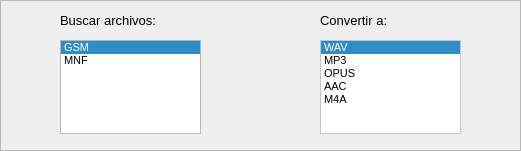
   <widget class="QFrame" name="down_frame">
    <property name="geometry">
     <rect>
      <x>10</x>
      <y>310</y>
      <width>521</width>
      <height>151</height>
     </rect>
    </property>
    <property name="frameShape">
     <enum>QFrame::StyledPanel</enum>
    </property>
    <property name="frameShadow">
     <enum>QFrame::Raised</enum>
    </property>
    <widget class="QLabel" name="output_format_label">
     <property name="enabled">
      <bool>true</bool>
     </property>
     <property name="geometry">
      <rect>
       <x>320</x>
       <y>10</y>
       <width>141</width>
       <height>21</height>
      </rect>
     </property>
     <property name="palette">
      <palette>
       <active>
        <colorrole role="WindowText">
         <brush brushstyle="SolidPattern">
          <color alpha="255">
           <red>31</red>
           <green>31</green>
           <blue>31</blue>
          </color>
         </brush>
        </colorrole>
        <colorrole role="Button">
         <brush brushstyle="SolidPattern">
          <color alpha="255">
           <red>255</red>
           <green>255</green>
           <blue>255</blue>
          </color>
         </brush>
        </colorrole>
        <colorrole role="Text">
         <brush brushstyle="SolidPattern">
          <color alpha="255">
           <red>31</red>
           <green>31</green>
           <blue>31</blue>
          </color>
         </brush>
        </colorrole>
        <colorrole role="Base">
         <brush brushstyle="SolidPattern">
          <color alpha="255">
           <red>255</red>
           <green>255</green>
           <blue>255</blue>
          </color>
         </brush>
        </colorrole>
        <colorrole role="Window">
         <brush brushstyle="SolidPattern">
          <color alpha="255">
           <red>255</red>
           <green>255</green>
           <blue>255</blue>
          </color>
         </brush>
        </colorrole>
       </active>
       <inactive>
        <colorrole role="WindowText">
         <brush brushstyle="SolidPattern">
          <color alpha="255">
           <red>0</red>
           <green>0</green>
           <blue>0</blue>
          </color>
         </brush>
        </colorrole>
        <colorrole role="Button">
         <brush brushstyle="SolidPattern">
          <color alpha="255">
           <red>255</red>
           <green>255</green>
           <blue>255</blue>
          </color>
         </brush>
        </colorrole>
        <colorrole role="Text">
         <brush brushstyle="SolidPattern">
          <color alpha="255">
           <red>67</red>
           <green>67</green>
           <blue>67</blue>
          </color>
         </brush>
        </colorrole>
        <colorrole role="Base">
         <brush brushstyle="SolidPattern">
          <color alpha="255">
           <red>255</red>
           <green>255</green>
           <blue>255</blue>
          </color>
         </brush>
        </colorrole>
        <colorrole role="Window">
         <brush brushstyle="SolidPattern">
          <color alpha="255">
           <red>255</red>
           <green>255</green>
           <blue>255</blue>
          </color>
         </brush>
        </colorrole>
       </inactive>
       <disabled>
        <colorrole role="WindowText">
         <brush brushstyle="SolidPattern">
          <color alpha="255">
           <red>136</red>
           <green>136</green>
           <blue>136</blue>
          </color>
         </brush>
        </colorrole>
        <colorrole role="Button">
         <brush brushstyle="SolidPattern">
          <color alpha="255">
           <red>255</red>
           <green>255</green>
           <blue>255</blue>
          </color>
         </brush>
        </colorrole>
        <colorrole role="Text">
         <brush brushstyle="SolidPattern">
          <color alpha="255">
           <red>136</red>
           <green>136</green>
           <blue>136</blue>
          </color>
         </brush>
        </colorrole>
        <colorrole role="Base">
         <brush brushstyle="SolidPattern">
          <color alpha="255">
           <red>255</red>
           <green>255</green>
           <blue>255</blue>
          </color>
         </brush>
        </colorrole>
        <colorrole role="Window">
         <brush brushstyle="SolidPattern">
          <color alpha="255">
           <red>255</red>
           <green>255</green>
           <blue>255</blue>
          </color>
         </brush>
        </colorrole>
       </disabled>
      </palette>
     </property>
     <property name="font">
      <font>
       <family>Microsoft JhengHei UI</family>
       <pointsize>10</pointsize>
       <weight>50</weight>
       <bold>false</bold>
      </font>
     </property>
     <property name="styleSheet">
      <string notr="true"/>
     </property>
     <property name="text">
      <string>Convertir a:</string>
     </property>
    </widget>
    <widget class="QListWidget" name="input_format_text">
     <property name="enabled">
      <bool>true</bool>
     </property>
     <property name="geometry">
      <rect>
       <x>60</x>
       <y>40</y>
       <width>141</width>
       <height>94</height>
      </rect>
     </property>
     <property name="font">
      <font>
       <family>Microsoft JhengHei UI</family>
       <pointsize>8</pointsize>
       <underline>false</underline>
      </font>
     </property>
     <property name="autoFillBackground">
      <bool>false</bool>
     </property>
     <property name="batchSize">
      <number>110</number>
     </property>
     <property name="currentRow">
      <number>0</number>
     </property>
     <item>
      <property name="text">
       <string>GSM</string>
      </property>
     </item>
     <item>
      <property name="text">
       <string>MNF</string>
      </property>
     </item>
    </widget>
    <widget class="QListWidget" name="output_format_text">
     <property name="enabled">
      <bool>true</bool>
     </property>
     <property name="geometry">
      <rect>
       <x>320</x>
       <y>40</y>
       <width>141</width>
       <height>94</height>
      </rect>
     </property>
     <property name="palette">
      <palette>
       <active>
        <colorrole role="WindowText">
         <brush brushstyle="SolidPattern">
          <color alpha="255">
           <red>31</red>
           <green>31</green>
           <blue>31</blue>
          </color>
         </brush>
        </colorrole>
        <colorrole role="Button">
         <brush brushstyle="SolidPattern">
          <color alpha="255">
           <red>255</red>
           <green>255</green>
           <blue>255</blue>
          </color>
         </brush>
        </colorrole>
        <colorrole role="Text">
         <brush brushstyle="SolidPattern">
          <color alpha="255">
           <red>31</red>
           <green>31</green>
           <blue>31</blue>
          </color>
         </brush>
        </colorrole>
        <colorrole role="Base">
         <brush brushstyle="SolidPattern">
          <color alpha="255">
           <red>255</red>
           <green>255</green>
           <blue>255</blue>
          </color>
         </brush>
        </colorrole>
        <colorrole role="Window">
         <brush brushstyle="SolidPattern">
          <color alpha="255">
           <red>255</red>
           <green>255</green>
           <blue>255</blue>
          </color>
         </brush>
        </colorrole>
       </active>
       <inactive>
        <colorrole role="WindowText">
         <brush brushstyle="SolidPattern">
          <color alpha="255">
           <red>0</red>
           <green>0</green>
           <blue>0</blue>
          </color>
         </brush>
        </colorrole>
        <colorrole role="Button">
         <brush brushstyle="SolidPattern">
          <color alpha="255">
           <red>255</red>
           <green>255</green>
           <blue>255</blue>
          </color>
         </brush>
        </colorrole>
        <colorrole role="Text">
         <brush brushstyle="SolidPattern">
          <color alpha="255">
           <red>0</red>
           <green>0</green>
           <blue>0</blue>
          </color>
         </brush>
        </colorrole>
        <colorrole role="Base">
         <brush brushstyle="SolidPattern">
          <color alpha="255">
           <red>255</red>
           <green>255</green>
           <blue>255</blue>
          </color>
         </brush>
        </colorrole>
        <colorrole role="Window">
         <brush brushstyle="SolidPattern">
          <color alpha="255">
           <red>255</red>
           <green>255</green>
           <blue>255</blue>
          </color>
         </brush>
        </colorrole>
       </inactive>
       <disabled>
        <colorrole role="WindowText">
         <brush brushstyle="SolidPattern">
          <color alpha="255">
           <red>120</red>
           <green>120</green>
           <blue>120</blue>
          </color>
         </brush>
        </colorrole>
        <colorrole role="Button">
         <brush brushstyle="SolidPattern">
          <color alpha="255">
           <red>255</red>
           <green>255</green>
           <blue>255</blue>
          </color>
         </brush>
        </colorrole>
        <colorrole role="Text">
         <brush brushstyle="SolidPattern">
          <color alpha="255">
           <red>136</red>
           <green>136</green>
           <blue>136</blue>
          </color>
         </brush>
        </colorrole>
        <colorrole role="Base">
         <brush brushstyle="SolidPattern">
          <color alpha="255">
           <red>255</red>
           <green>255</green>
           <blue>255</blue>
          </color>
         </brush>
        </colorrole>
        <colorrole role="Window">
         <brush brushstyle="SolidPattern">
          <color alpha="255">
           <red>255</red>
           <green>255</green>
           <blue>255</blue>
          </color>
         </brush>
        </colorrole>
       </disabled>
      </palette>
     </property>
     <property name="font">
      <font>
       <family>Microsoft YaHei UI</family>
       <pointsize>8</pointsize>
      </font>
     </property>
     <property name="currentRow">
      <number>0</number>
     </property>
     <item>
      <property name="text">
       <string>WAV</string>
      </property>
     </item>
     <item>
      <property name="text">
       <string>MP3</string>
      </property>
     </item>
     <item>
      <property name="text">
       <string>OPUS</string>
      </property>
     </item>
     <item>
      <property name="text">
       <string>AAC</string>
      </property>
     </item>
     <item>
      <property name="text">
       <string>M4A</string>
      </property>
     </item>
    </widget>
    <widget class="QPushButton" name="start_button">
     <property name="geometry">
      <rect>
       <x>230</x>
       <y>56</y>
       <width>61</width>
       <height>61</height>
      </rect>
     </property>
     <property name="sizePolicy">
      <sizepolicy hsizetype="Fixed" vsizetype="Fixed">
       <horstretch>0</horstretch>
       <verstretch>0</verstretch>
      </sizepolicy>
     </property>
     <property name="autoFillBackground">
      <bool>false</bool>
     </property>
     <property name="styleSheet">
      <string notr="true"/>
     </property>
     <property name="text">
      <string/>
     </property>
     <property name="icon">
      <iconset>
       <normaloff>convert.svg</normaloff>convert.svg</iconset>
     </property>
     <property name="iconSize">
      <size>
       <width>50</width>
       <height>50</height>
      </size>
     </property>
     <property name="autoRepeat">
      <bool>false</bool>
     </property>
     <property name="autoDefault">
      <bool>false</bool>
     </property>
     <property name="default">
      <bool>false</bool>
     </property>
     <property name="flat">
      <bool>true</bool>
     </property>
    </widget>
    <widget class="QLabel" name="input_format_label">
     <property name="enabled">
      <bool>true</bool>
     </property>
     <property name="geometry">
      <rect>
       <x>60</x>
       <y>10</y>
       <width>141</width>
       <height>21</height>
      </rect>
     </property>
     <property name="palette">
      <palette>
       <active>
        <colorrole role="WindowText">
         <brush brushstyle="SolidPattern">
          <color alpha="255">
           <red>31</red>
           <green>31</green>
           <blue>31</blue>
          </color>
         </brush>
        </colorrole>
        <colorrole role="Button">
         <brush brushstyle="SolidPattern">
          <color alpha="255">
           <red>255</red>
           <green>255</green>
           <blue>255</blue>
          </color>
         </brush>
        </colorrole>
        <colorrole role="Text">
         <brush brushstyle="SolidPattern">
          <color alpha="255">
           <red>31</red>
           <green>31</green>
           <blue>31</blue>
          </color>
         </brush>
        </colorrole>
        <colorrole role="Base">
         <brush brushstyle="SolidPattern">
          <color alpha="255">
           <red>255</red>
           <green>255</green>
           <blue>255</blue>
          </color>
         </brush>
        </colorrole>
        <colorrole role="Window">
         <brush brushstyle="SolidPattern">
          <color alpha="255">
           <red>255</red>
           <green>255</green>
           <blue>255</blue>
          </color>
         </brush>
        </colorrole>
       </active>
       <inactive>
        <colorrole role="WindowText">
         <brush brushstyle="SolidPattern">
          <color alpha="255">
           <red>0</red>
           <green>0</green>
           <blue>0</blue>
          </color>
         </brush>
        </colorrole>
        <colorrole role="Button">
         <brush brushstyle="SolidPattern">
          <color alpha="255">
           <red>255</red>
           <green>255</green>
           <blue>255</blue>
          </color>
         </brush>
        </colorrole>
        <colorrole role="Text">
         <brush brushstyle="SolidPattern">
          <color alpha="255">
           <red>67</red>
           <green>67</green>
           <blue>67</blue>
          </color>
         </brush>
        </colorrole>
        <colorrole role="Base">
         <brush brushstyle="SolidPattern">
          <color alpha="255">
           <red>255</red>
           <green>255</green>
           <blue>255</blue>
          </color>
         </brush>
        </colorrole>
        <colorrole role="Window">
         <brush brushstyle="SolidPattern">
          <color alpha="255">
           <red>255</red>
           <green>255</green>
           <blue>255</blue>
          </color>
         </brush>
        </colorrole>
       </inactive>
       <disabled>
        <colorrole role="WindowText">
         <brush brushstyle="SolidPattern">
          <color alpha="255">
           <red>136</red>
           <green>136</green>
           <blue>136</blue>
          </color>
         </brush>
        </colorrole>
        <colorrole role="Button">
         <brush brushstyle="SolidPattern">
          <color alpha="255">
           <red>255</red>
           <green>255</green>
           <blue>255</blue>
          </color>
         </brush>
        </colorrole>
        <colorrole role="Text">
         <brush brushstyle="SolidPattern">
          <color alpha="255">
           <red>136</red>
           <green>136</green>
           <blue>136</blue>
          </color>
         </brush>
        </colorrole>
        <colorrole role="Base">
         <brush brushstyle="SolidPattern">
          <color alpha="255">
           <red>255</red>
           <green>255</green>
           <blue>255</blue>
          </color>
         </brush>
        </colorrole>
        <colorrole role="Window">
         <brush brushstyle="SolidPattern">
          <color alpha="255">
           <red>255</red>
           <green>255</green>
           <blue>255</blue>
          </color>
         </brush>
        </colorrole>
       </disabled>
      </palette>
     </property>
     <property name="font">
      <font>
       <family>Microsoft JhengHei UI</family>
       <pointsize>10</pointsize>
       <weight>50</weight>
       <bold>false</bold>
      </font>
     </property>
     <property name="styleSheet">
      <string notr="true"/>
     </property>
     <property name="text">
      <string>Buscar archivos:</string>
     </property>
    </widget>
   </widget>
